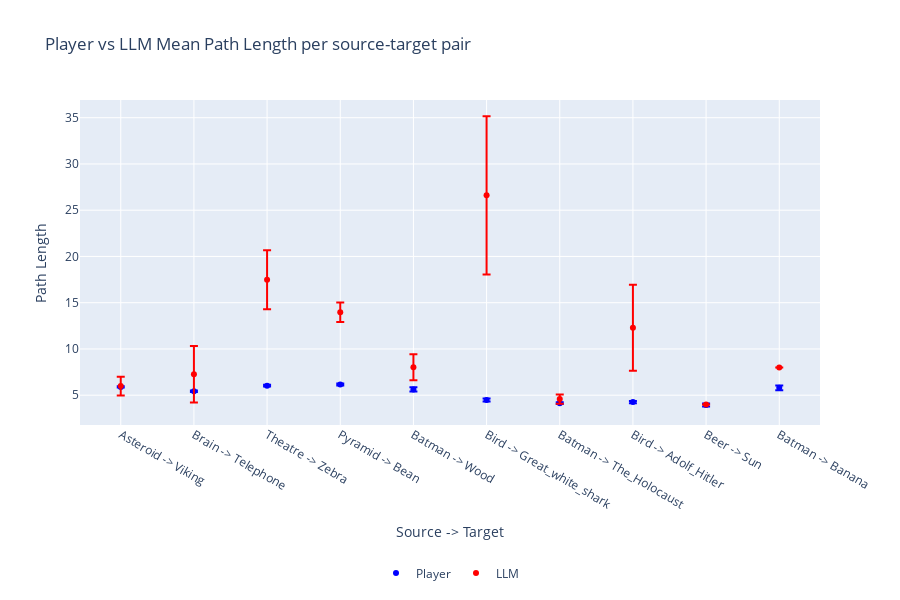

The code cell stored with this chart in its notebook:
### Markdown cell above
From the plot, we can see that Qwen with Simple Prompt (in green) has a higher performance score in most cases (7 out of 10). We choose this combination of model/prompt to compare with the performance of human players on the same source-target pairs.

### Code cell
# Plot LLM and players mean lengths and errors
llm_paths = utils.read_llm_paths("./data/llm_responses_qwen_simple_prompt.json")
plots.plot_llms_vs_players(sources, targets, finished_paths_df, llm_paths)
p_values = utils.tstats_pvalues(sources, targets, finished_paths_df, llm_paths)
plots.plot_tsatistics(sources, targets, p_values)

### Figure 1 — Plotly figure (JSON) as saved in the notebook; plotly's stock layout.template omitted (floating-point values rounded to 4 significant figures)
{"data": [{"error_y": {"array": [0.06878, 0.07722, 0.09704, 0.1104, 0.2255, 0.1669, 0.09391, 0.1173, 0.1698, 0.2616]}, "hovertemplate": "color=Player<br>Source -> Target=%{x}<br>Path Length=%{y}<extra></extra>", "legendgroup": "Player", "marker": {"color": "blue", "symbol": "circle"}, "mode": "markers", "name": "Player", "orientation": "v", "showlegend": true, "type": "scatter", "x": ["Asteroid -> Viking", "Brain -> Telephone", "Theatre -> Zebra", "Pyramid -> Bean", "Batman -> Wood", "Bird -> Great_white_shark", "Batman -> The_Holocaust", "Bird -> Adolf_Hitler", "Beer -> Sun", "Batman -> Banana"], "xaxis": "x", "y": [5.897, 5.435, 6.028, 6.153, 5.628, 4.478, 4.134, 4.252, 3.939, 5.797], "yaxis": "y"}, {"error_y": {"array": [1.01, 3.057, 3.18, 1.052, 1.404, 8.549, 0.4936, 4.639, 0, 0]}, "hovertemplate": "color=LLM<br>Source -> Target=%{x}<br>Path Length=%{y}<extra></extra>", "legendgroup": "LLM", "marker": {"color": "red", "symbol": "circle"}, "mode": "markers", "name": "LLM", "orientation": "v", "showlegend": true, "type": "scatter", "x": ["Asteroid -> Viking", "Brain -> Telephone", "Theatre -> Zebra", "Pyramid -> Bean", "Batman -> Wood", "Bird -> Great_white_shark", "Batman -> The_Holocaust", "Bird -> Adolf_Hitler", "Beer -> Sun", "Batman -> Banana"], "xaxis": "x", "y": [5.98, 7.258, 17.48, 13.96, 8.028, 26.61, 4.58, 12.29, 4, 8], "yaxis": "y"}], "layout": {"height": 600, "legend": {"orientation": "h", "title": {"text": ""}, "tracegroupgap": 0, "x": 0.5, "xanchor": "center", "y": -0.5, "yanchor": "bottom"}, "title": {"text": "Player vs LLM Mean Path Length per source-target pair"}, "xaxis": {"anchor": "y", "domain": [0, 1], "tickmode": "array", "ticktext": ["Asteroid -> Viking", "Brain -> Telephone", "Theatre -> Zebra", "Pyramid -> Bean", "Batman -> Wood", "Bird -> Great_white_shark", "Batman -> The_Holocaust", "Bird -> Adolf_Hitler", "Beer -> Sun", "Batman -> Banana"], "tickvals": [0, 1, 2, 3, 4, 5, 6, 7, 8, 9], "title": {"text": "Source -> Target"}}, "yaxis": {"anchor": "x", "domain": [0, 1], "title": {"text": "Path Length"}}}}
